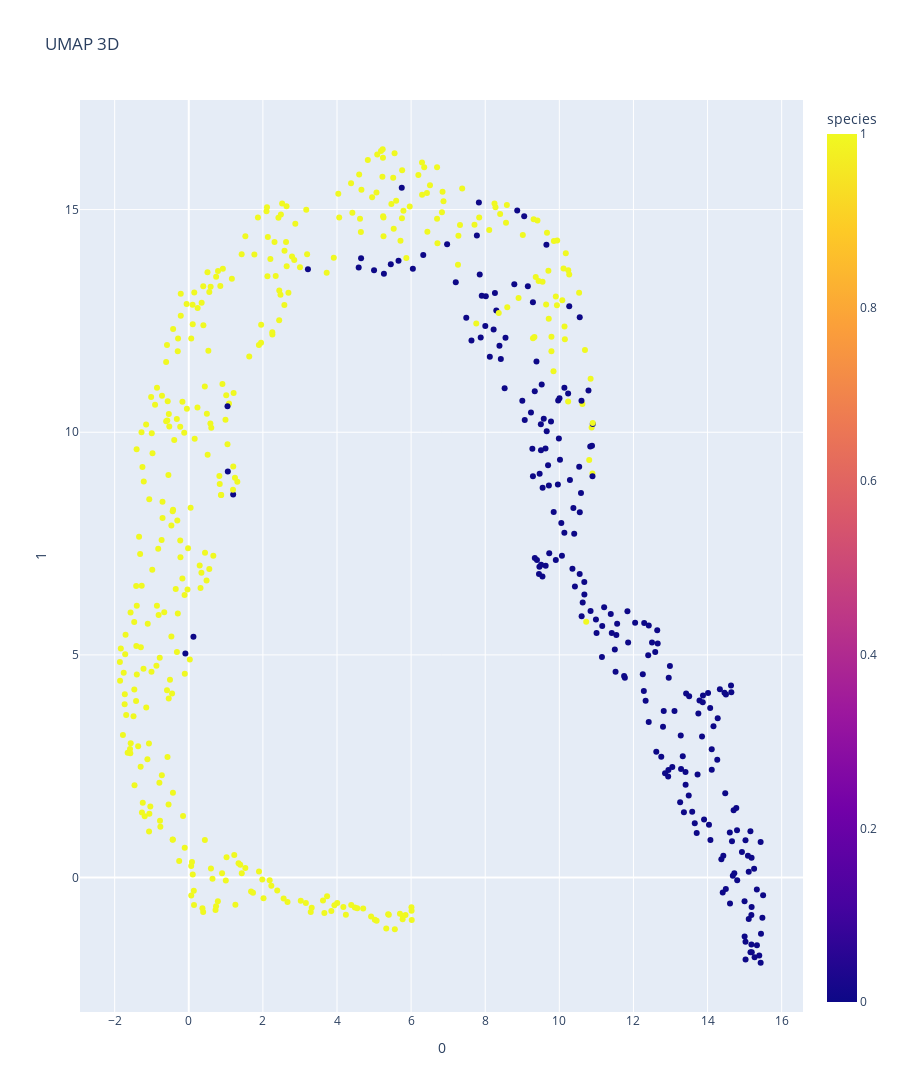
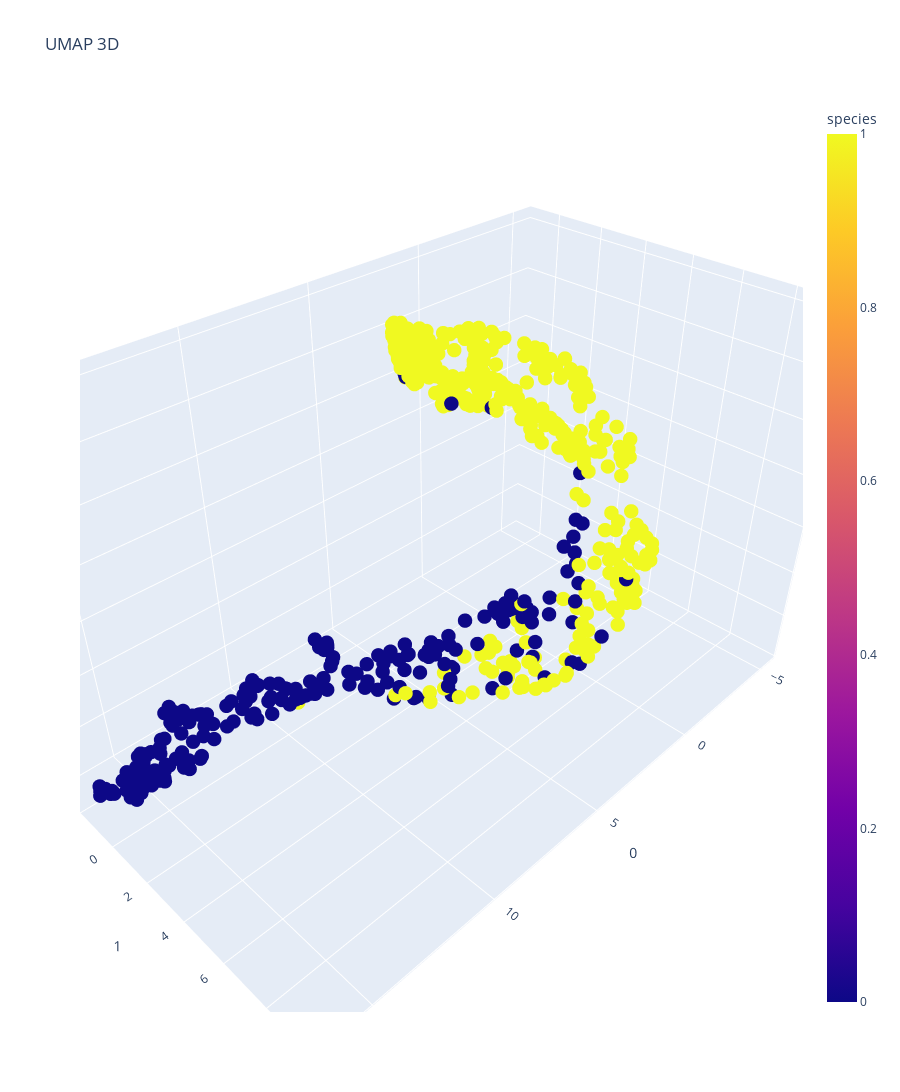

Notebook code for these charts, in order:
### Code cell
umap_2d = UMAP(n_components=2, n_neighbors=15, min_dist=0.5, metric='euclidean')
umap_3d = UMAP(n_components=3, n_neighbors=15, min_dist=0.5, metric='euclidean')


proj_2d = umap_2d.fit_transform(X)
proj_3d = umap_3d.fit_transform(X)
fig_2d = px.scatter(
    proj_2d, x=0, y=1,
    color=Y, labels={'color': 'species'},
    title = "UMAP 2D"
)
fig_3d = px.scatter_3d(
    proj_3d, x=0, y=1, z=2,
    color=Y, labels={'color': 'species'},
    title = "UMAP 3D"
)
fig_3d.update_traces(marker_size=5)

fig_2d.update_layout(height=windows_height).show()
fig_3d.update_layout(height=windows_height).show()

### Figure 1 — Plotly figure (JSON) as saved in the notebook; plotly's stock layout.template omitted (floating-point values rounded to 4 significant figures; data arrays with more than 128 entries replaced by an {"elided": "..."} marker saying what was removed)
{"data": [{"hovertemplate": "0=%{x}<br>1=%{y}<br>species=%{marker.color}<extra></extra>", "legendgroup": "", "marker": {"color": {"elided": "569 int values"}, "coloraxis": "coloraxis", "symbol": "circle"}, "mode": "markers", "name": "", "orientation": "v", "showlegend": false, "type": "scatter", "x": {"elided": "569 float values"}, "xaxis": "x", "y": {"elided": "569 float values"}, "yaxis": "y"}], "layout": {"coloraxis": {"colorbar": {"title": {"text": "species"}}, "colorscale": [[0, "#0d0887"], [0.1111, "#46039f"], [0.2222, "#7201a8"], [0.3333, "#9c179e"], [0.4444, "#bd3786"], [0.5556, "#d8576b"], [0.6667, "#ed7953"], [0.7778, "#fb9f3a"], [0.8889, "#fdca26"], [1, "#f0f921"]]}, "height": 1200, "legend": {"tracegroupgap": 0}, "title": {"text": "UMAP 3D"}, "xaxis": {"anchor": "y", "domain": [0, 1], "title": {"text": "0"}}, "yaxis": {"anchor": "x", "domain": [0, 1], "title": {"text": "1"}}}}

### Figure 2 — Plotly figure (JSON) as saved in the notebook; plotly's stock layout.template omitted (floating-point values rounded to 4 significant figures; data arrays with more than 128 entries replaced by an {"elided": "..."} marker saying what was removed)
{"data": [{"hovertemplate": "0=%{x}<br>1=%{y}<br>2=%{z}<br>species=%{marker.color}<extra></extra>", "legendgroup": "", "marker": {"color": {"elided": "569 int values"}, "coloraxis": "coloraxis", "size": 5, "symbol": "circle"}, "mode": "markers", "name": "", "scene": "scene", "showlegend": false, "type": "scatter3d", "x": {"elided": "569 float values"}, "y": {"elided": "569 float values"}, "z": {"elided": "569 float values"}}], "layout": {"coloraxis": {"colorbar": {"title": {"text": "species"}}, "colorscale": [[0, "#0d0887"], [0.1111, "#46039f"], [0.2222, "#7201a8"], [0.3333, "#9c179e"], [0.4444, "#bd3786"], [0.5556, "#d8576b"], [0.6667, "#ed7953"], [0.7778, "#fb9f3a"], [0.8889, "#fdca26"], [1, "#f0f921"]]}, "height": 1200, "legend": {"tracegroupgap": 0}, "scene": {"domain": {"x": [0, 1], "y": [0, 1]}, "xaxis": {"title": {"text": "0"}}, "yaxis": {"title": {"text": "1"}}, "zaxis": {"title": {"text": "2"}}}, "title": {"text": "UMAP 3D"}}}
